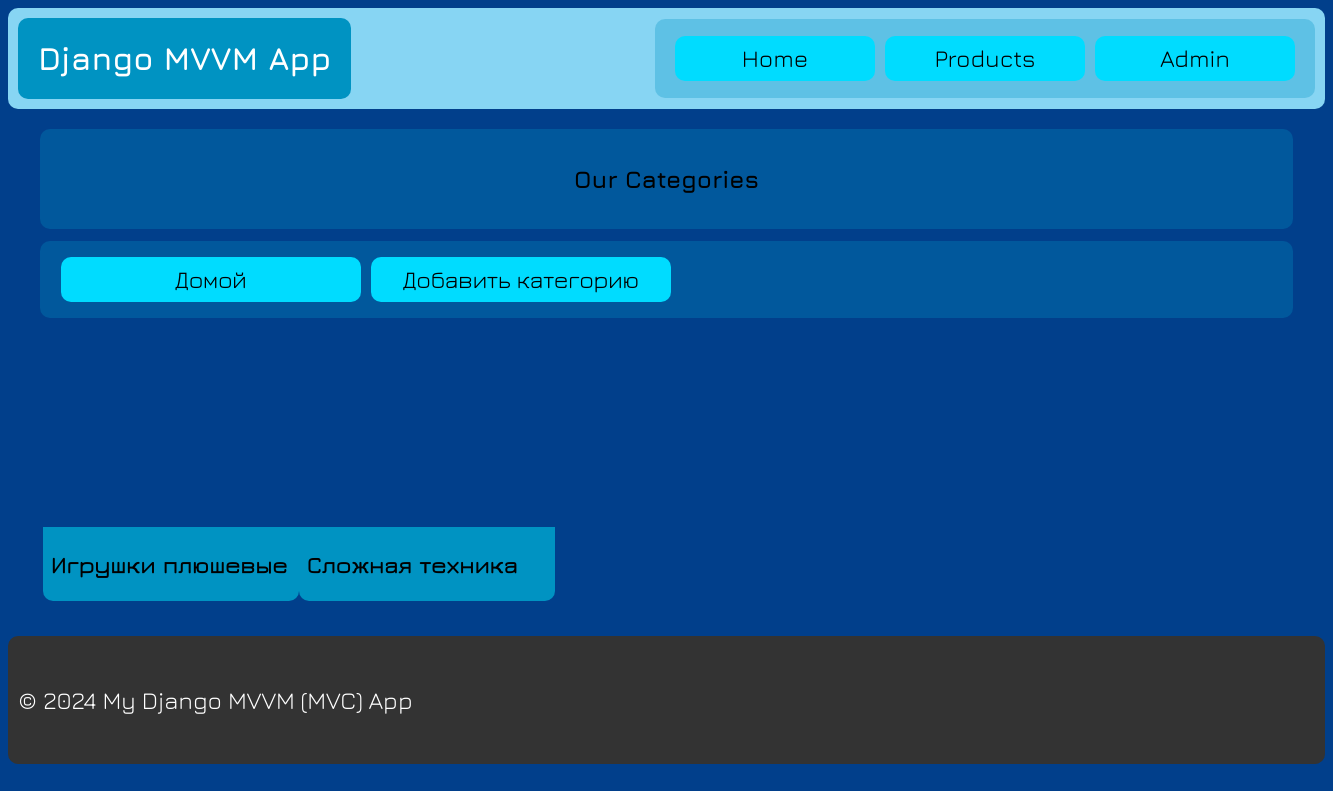
Page /categories/ on the earlier database version.
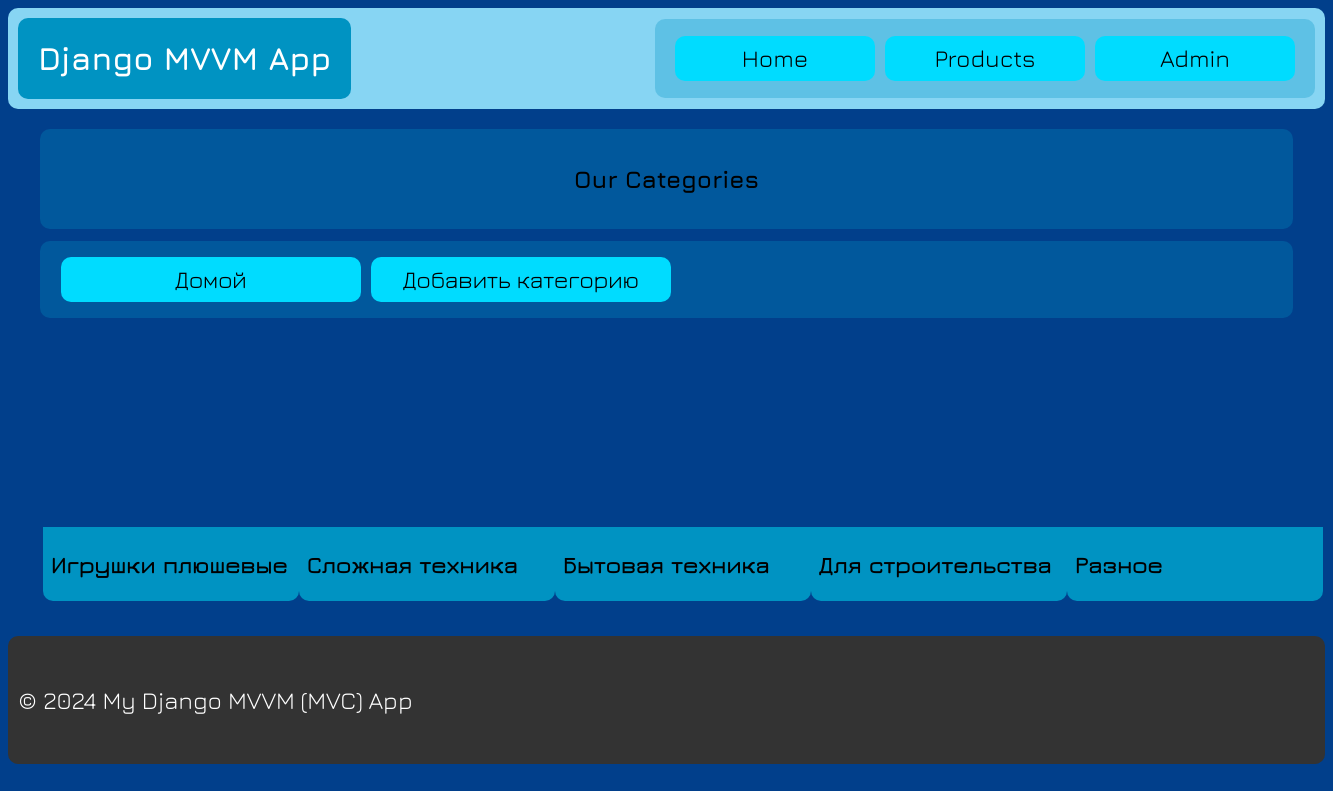
Same page on the later database version.
### AppName/models.py (models this page shows, shortened)
class Category(models.Model):
    name = models.CharField(max_length=100, verbose_name="Название", blank=True)
    slug = models.SlugField(verbose_name="Slug", max_length=150)
    class Meta:
        verbose_name = "Категория"
        verbose_name_plural = "Категории"

### AppName/views.py (the view)
# urls.py: path('categories/', CategoriesView.as_view(), name='categories'),                           # Страница категорий
class CategoriesView(TemplateView):
    template_name = 'categories.html'
    CategoriesView = []
    categories = []
    filters_array = []
    def get(self, request, *args, **kwargs):
        self.initViewModel()
        self.filters_array = request.GET.get('filters', None)
        return super().get(request, *args, **kwargs)
    def get_context_data(self, **kwargs):
        self.initViewModel()
        context = super().get_context_data(**kwargs)
        context["categories"] = self.categories
        return context
    def initViewModel(self):
        self.CategoriesView = CategoriesViewModel()
        self.categories = self.CategoriesView.get_categories()

### AppName/viewmodels/categories_viewmodel.py (called while the page is built)
    def load_category(self, filter=False, filter_array='filter_array'):
        if not filter:
            self.category = Category.objects.all()
        else:
            filters = filter_array
            self.category = Category.objects.filter(filters)

    def get_categories(self, filter_array='filter_array'):
        if not self.category and not self.filter_categories_bool:
            self.load_category()
        elif self.filter_categories_bool:
            self.load_category(filter=True, filter_array=filter_array)
        return self.category

### AppName/templates/categories.html (shortened to what this page needs)
{% extends 'base.html' %}
{% load static %}
{% block extra_css %}
<link rel="stylesheet" href="{% static 'css/categories.css' %}">
{% endblock %}
{% block content %}
    <div class="block-h2">
        <h2>Our Categories</h2>
    </div>
    <div class="block-buttons">
        <a class="button" href="{% url 'home' %}">Домой</a>
        <a class="button" href="{% url 'add_category' %}">Добавить категорию</a>
    </div>
    <div class="categories">
        {% for category in categories %}
            <a href="{{ category.id }}">
                <h3>{{ category.name }}</h3>
            </a>
        {% endfor %}
    </div>
{% endblock %}

Differences in the rows shown:
added Category: name "Бытовая техника"
added Category: name "Для строительства"
added Category: name "Разное"
